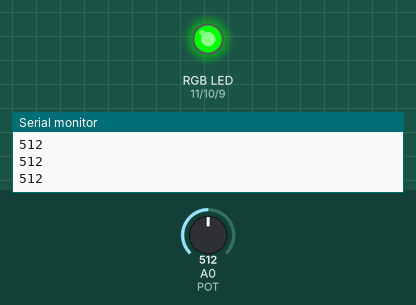
Bench run of a sketch on a simulated Arduino Uno, built with avr-gcc and run on an emulated ATmega328P. Parts: an RGB LED mixed from three pins (HIGH = lit), the last lines printed to the serial monitor. The test bench sets the inputs (shaded band); at power-on: A0 (POT) = 512.

Above: at 1.2 s.
1.3 s: A0 (POT) set to 594
At 2.4 s:
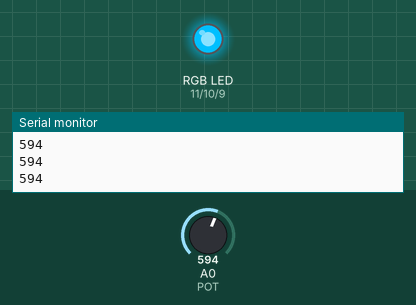
2.8 s: A0 (POT) set to 574
At 3.6 s:
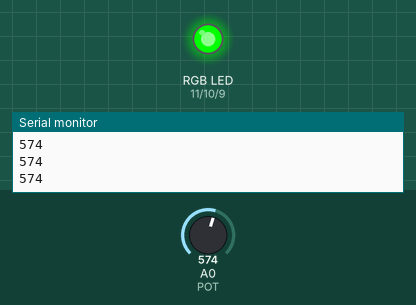
4.3 s: A0 (POT) set to 428
At 4.7 s:
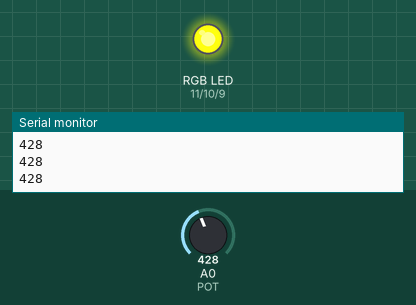
5.8 s: A0 (POT) set to 282
At 7.0 s:
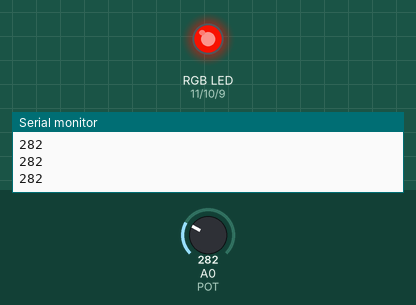
7.3 s: A0 (POT) set to 302
At 8.2 s:
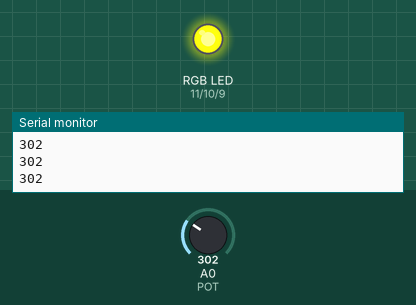
8.8 s: A0 (POT) set to 136
At 9.4 s:
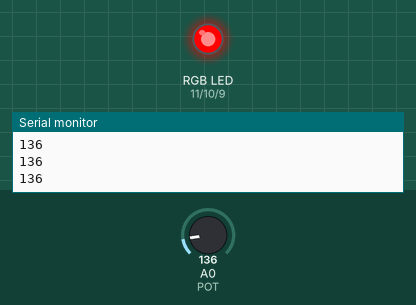
Timing chart, 0 to 11.3 s (numbered marks = the images above; inputs shaded):
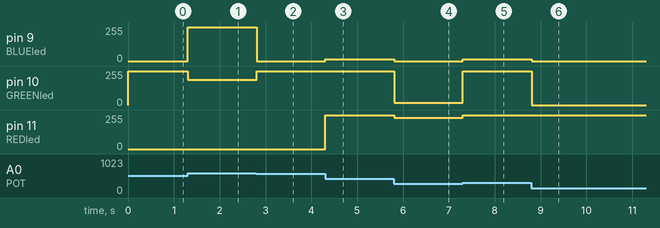

Measured:
- after the input at 1.3 s, pin 9 (BLUEled): 0/255 → 255/255 at once; pin 10 (GREENled): 255/255 → 191/255 at once
- after the input at 2.8 s, pin 9 (BLUEled): 255/255 → 0/255 at once; pin 10 (GREENled): 191/255 → 255/255 at once
- after the input at 4.3 s, pin 9 (BLUEled): 0/255 → 15/255 at once; pin 11 (REDled): 0/255 → 255/255 at once
- after the input at 5.8 s, pin 9 (BLUEled): 15/255 → 0/255 at once; pin 10 (GREENled): 255/255 → 17/255 at once; pin 11 (REDled): 255/255 → 233/255 at once
- after the input at 7.3 s, pin 9 (BLUEled): 0/255 → 15/255 at once; pin 10 (GREENled): 17/255 → 255/255 at once; pin 11 (REDled): 233/255 → 255/255 at once
- after the input at 8.8 s, pin 9 (BLUEled): 15/255 → 0/255 at once; pin 10 (GREENled): 255/255 → 0/255 at once

The sketch:

3.7-Analog_Input_Control.ino
```cpp
int REDled = 11;
int GREENled = 10;
int BLUEled = 9;
int POT = A0;
int x;

void setup() {
  Serial.begin(9600);
  pinMode(BLUEled,OUTPUT);
  pinMode(GREENled,OUTPUT);
  pinMode(REDled,OUTPUT);
}

void loop() {
  x = analogRead(POT);
  Serial.println(x);
  if (x<=146){
  analogWrite(REDled,255);
  analogWrite(BLUEled,0);
  analogWrite(GREENled,0);
  }
  else if(x>146&&x<292){
  analogWrite(REDled,233);
  analogWrite(GREENled,17);
  analogWrite(BLUEled,0);
  }
  else if(x>292&&x<438){
  analogWrite(REDled,255);
  analogWrite(GREENled,255);
  analogWrite(BLUEled,15);
  }
  else if(x>438&&x<584){
  analogWrite(REDled,0);
  analogWrite(GREENled,255);
  analogWrite(BLUEled,0);
  }
  else if(x>584&&x<730){
  analogWrite(REDled,0);
  analogWrite(GREENled,191);
  analogWrite(BLUEled,255);
  }
  else if(x>730&&x<876){
  analogWrite(REDled,75);
  analogWrite(GREENled,0);
  analogWrite(BLUEled,130);
  }
  else {
  analogWrite(REDled,172);
  analogWrite(BLUEled,245);
  analogWrite(GREENled,37);
  }

}
```
